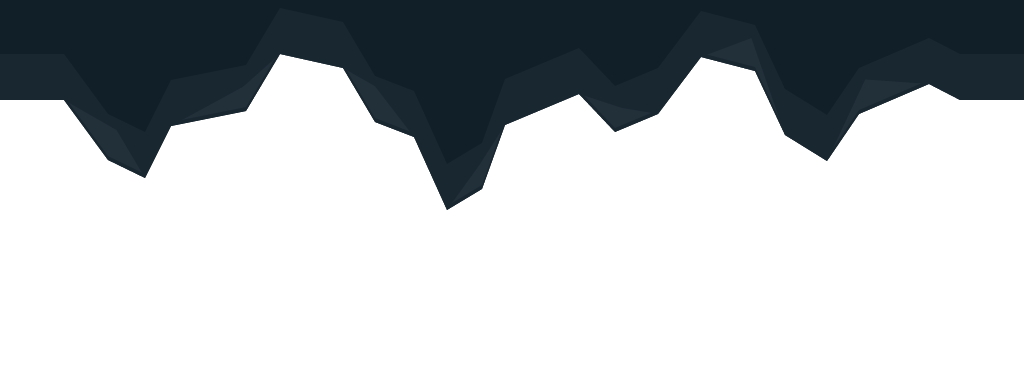
#> input picture assets/campaign/source/cave-backwall-far.png, 1024 x 384 px
$ python art_tiers.py ../assets/campaign/source/cave-backwall-far.png
#> lines starting #> are read from the running program, lines starting #| are printed output that depends on the picture; after the words box and inside, x2 and y2 are one past the last pixel; in counts of white or black regions, pixels touching at a corner belong together
### scripts/art_metrics.py
"""Visual-harness measures (audit F3, docs/ART_QUALITY_AUDIT.md §5.2 and §9.2).

A port of docs/art-audit/prototype/metrics.py as an importable module (that
file runs its whole analysis on import). These are copied verbatim, with the
same names, constants and resampling, and scripts/art-metrics-check.py checks
them against metrics.py's own definitions:

    lstar, luma, hsv, edge_density, frame_stats, gblur, axis_share, rescale,
    sobel_l, lab

These are metrics.py's inline steps made into functions over a game capture:

    mean_grad_flat   mean_grad_and_flat() on an image instead of a path
    wall_profile     the shaft wall probe (rows 2.5 and 4.5 of world x = 20)
    headlamp_axis    the headlamp core samples (metrics.py took them in the
                     cavern; the harness takes them on every shaft and
                     cavern frame)

and these are new:

    shaft_walls          where the wall probe goes on a game shaft: rows 3
                         and 1 above the rig, skipping a wall cell with ore
    ore_cells            the cells holding deposits or exposed ore

    overlay_edge_share   04-overlays.md §6.1: strong edges with and without
                         overlays
    cell_regions         unknown / known solid / known air / sky per device
                         pixel, from the exported campaign; the prototype read
                         its renderer's debug-regions masks instead
    region_stats         the §9.2 region rows built on cell_regions
    cave_air_mask        the natural-cave air mask for axis_share, from known
                         cells (the game draws cells as squares)
    panel_crop           a concept panel at its interior minus the HUD
    scoring_window       a game window cropped around the rig (§4.3)
    matched_window       a game window at the concept panels' tile scale

Needs Python 3 with Pillow and NumPy.
"""
import json
import os

import numpy as np
from PIL import Image, ImageFilter

REPO = os.path.normpath(os.path.join(os.path.dirname(os.path.abspath(__file__)), '..'))
ART_DIRECTION = os.path.join(REPO, 'docs', 'art-direction')

# metrics.py: HUD rectangles on a 1440x900@2 capture (device px).
CAPTURE_HUD = [(0, 0, 1080, 450), (2130, 0, 2880, 160), (2810, 600, 2880, 1400), (0, 1640, 470, 1800), (2600, 1640, 2880, 1800), (1180, 1540, 1700, 1800)]
# metrics.py's gradient box on a 2880x1800 capture: below the HUD row, above
# the toolbar, left of the depth rail.
GRADIENT_BOX = (0, 460, 2780, 1560)
# §4.4: the board shows about 15.7 tiles across a 693 px panel (tile about
# 44 px); the tall panels show about 5.6 across 246 px. One scale for all six.
CONCEPT_TILE = 693 / 15.7
# §9.1: concept crops stay at least 5 px inside the panel border.
CONCEPT_INSET = 5


# ---- verbatim from docs/art-audit/prototype/metrics.py ----------------------
# [5 lines left out: function lstar, not called in this run]


def luma(a):
    a = a.astype(float); return 0.2126 * a[..., 0] + 0.7152 * a[..., 1] + 0.0722 * a[..., 2]


# [29 lines left out: functions hsv, edge_density, frame_stats, not called in this run]


def gblur(x, r):
    return np.asarray(Image.fromarray(np.clip(x, 0, 255).astype(np.uint8)).filter(ImageFilter.GaussianBlur(r))).astype(float)


# [10 lines left out: function axis_share, not called in this run]


def rescale(a, s, resample=Image.LANCZOS):
    im = Image.fromarray(a); return np.asarray(im.resize((round(im.width * s), round(im.height * s)), resample))


# [5 lines left out: function sobel_l, not called in this run]


def lab(rgb):
    c = np.asarray(rgb, float) / 255; lin = np.where(c <= 0.04045, c / 12.92, ((c + 0.055) / 1.055) ** 2.4)
    M = np.array([[0.4124, 0.3576, 0.1805], [0.2126, 0.7152, 0.0722], [0.0193, 0.1192, 0.9505]]); xyz = lin @ M.T / np.array([0.9505, 1.0, 1.089])
    f = np.where(xyz > 216 / 24389, np.cbrt(xyz), (24389 / 27 * xyz + 16) / 116)
    return 116 * f[..., 1] - 16, 500 * (f[..., 0] - f[..., 1]), 200 * (f[..., 1] - f[..., 2])
# ---- end of the verbatim block ----------------------------------------------


def load_rgb(path):
    return np.asarray(Image.open(path).convert('RGB')).astype(np.int32)


# [146 lines left out: functions mean_grad_flat, shaft_walls, wall_profile, headlamp_axis, overlay_edge_share, campaign_world and 3 more, not called in this run]


def stat(v):
    return {'luma': round(float(v.mean()), 1), 'sd': round(float(v.std()), 1), 'n': int(v.size)} if v.size > 500 else None


# Fewer lit cells than this and "near the lamp" is the block under the tracks.
MIN_LIT_CELLS = 3


# [194 lines left out: functions region_stats, cave_air_mask, visual_air, visual_vs_collision, field_geometry, axis_share_excluding, not called in this run]


def panels():
    return json.load(open(os.path.join(ART_DIRECTION, 'd0-target-panels.json')))['panels']


# [44 lines left out: functions panel_crop, scoring_window, matched_window, not called in this run]


def crop_device(rgb, box, dpr):
    x0, y0, x1, y1 = (int(round(v * dpr)) for v in box)
    return rgb[y0:y1, x0:x1]


# ---- surface measures (art item A4; T7's acceptance) -------------------------
# T7: horizon L* 26-31; ridges >= 22 % of frame height; warm accents 1.5-4 %.
# 02-lighting.md §6.6 adds three ridge-layer L* values at least 4 apart and a
# crescent chroma >= 35. "Peaks at X % of frame height" is (ground line - peak
# top) / frame height, as 02-lighting.md §2.5 measured it (11 % in a02, about
# 31 % on the board).

# [56 lines left out: functions skyline_tops, gradient_sky, ridge_mask_from_sky, horizon_lstar, ridge_heights, not called in this run]

### scripts/art_tiers.py
"""Shading tiers per material zone (style guide §6.1, "Shading model": hero
props and generator art are checked structurally, at least 3 shading tiers
per material zone; audit §9.2 "hero props structural"). Two readings:

A. Structural, from an SVG source: every filled shape's fill, assigned to a
   material zone, and the zone's tiers are its distinct L* levels after
   merging fills within MERGE_L (the style guide holds targets within
   ±3 L*). A generator names zones with data-zone="..." on a group; without
   it, the LCh rule below assigns them. The outline inks are left out.
   visible_svg_tiers() pairs it with a render: a fill counts only if at
   least N flat pixels of its colour reach the screen (a facet under a
   contour, a seam or a sub-pixel strip adds no tier).
B. Pixels, from a rendered RGBA image: opaque, non-outline pixels in flat
   regions (every 3×3 neighbour within FLAT_DE), so anti-aliasing and
   gradients do not count; the zone's tiers are the clusters of its 1-L*
   histogram, split at gaps over MERGE_L, that hold at least MIN_SHARE of
   its flat pixels (a 1-px highlight does not make a tier). Zones come from
   masks the caller passes (best: each zone rendered alone), else the LCh
   rule.

LCh rule (the fallback): chromatic fills go to the nearest anchor hue; neutrals
(C* < 12) split by L* (>= 62 silver, else dark).

Lab is art_metrics.lab(), so values read as the §9 measures read them.

Usage: python3 scripts/art_tiers.py FILE.svg|FILE.png ...
"""
import os
import re
import sys

import numpy as np
from PIL import Image

sys.path.insert(0, os.path.dirname(os.path.abspath(__file__)))
import art_metrics as m  # noqa: E402

OUTLINES = {'#14232b', '#111e26', '#101820', '#0e151d'}
MERGE_L, FLAT_DE, MIN_SHARE = 3.0, 2.0, 0.03
ANCHORS = {'hull': '#f6e791', 'copper': '#d69d6e', 'glass': '#19404b'}


def hex_rgb(colour):
    colour = colour.lstrip('#')
    if len(colour) == 3:
        colour = ''.join(c * 2 for c in colour)
    return np.array([int(colour[i:i + 2], 16) for i in (0, 2, 4)], float)


def lch(rgb):
    L, a, b = m.lab(np.asarray(rgb, float))
    return np.asarray(L), np.hypot(a, b), (np.degrees(np.arctan2(b, a)) % 360)


ANCHOR_H = {k: float(lch(hex_rgb(v))[2]) for k, v in ANCHORS.items()}


# [64 lines left out: functions zone_of, tiers_from_levels, _zone_chunks, svg_tiers, not called in this run]


# ---------------------------------------------------------------- pixels
def lab_image(rgb):
    L, A, B = m.lab(rgb.reshape(-1, 3).astype(float))
    return np.stack([L, A, B], -1).reshape(rgb.shape)


def flat_mask(lab, tolerance=FLAT_DE):
    flat = np.ones(lab.shape[:2], bool)
    for dy in (-1, 0, 1):
        for dx in (-1, 0, 1):
            shifted = np.roll(np.roll(lab, dy, 0), dx, 1)
            flat &= np.sqrt(((lab - shifted) ** 2).sum(-1)) <= tolerance
    flat[[0, -1], :] = False
    flat[:, [0, -1]] = False
    return flat


def pixel_tiers(image, zones=None, min_share=MIN_SHARE, alpha_min=250, keep_outline=False):
    """{zone: {px, tiers}} for an RGBA image (path, PIL image or array).
    `zones` maps a zone name to a boolean mask; without it, the LCh rule
    assigns each flat pixel. `keep_outline` keeps dark neutral pixels (for
    zones that are dark by design, such as a socket's recess)."""
#> called with min_share = 0.03, alpha_min = 250, keep_outline = False
    if isinstance(image, str):
        image = Image.open(image)
#> image is the input picture: PIL image 1024x384 RGBA; mean R, G, B, A 6.2, 10.4, 13.4, 75.8
    px = np.asarray(image.convert('RGBA') if hasattr(image, 'convert') else image).astype(np.int32)
    rgb, alpha = px[..., :3], px[..., 3]
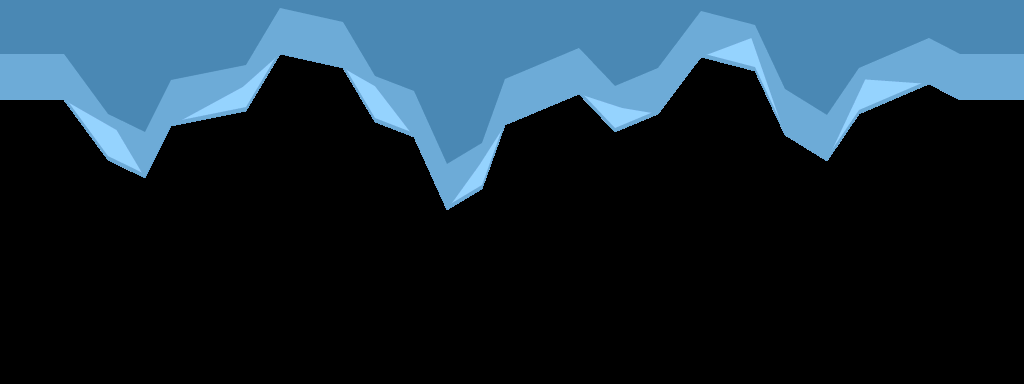
#> rgb: shape (384, 1024, 3) int32; mean R, G, B 6.2, 10.4, 13.4; drawn with min black and max white
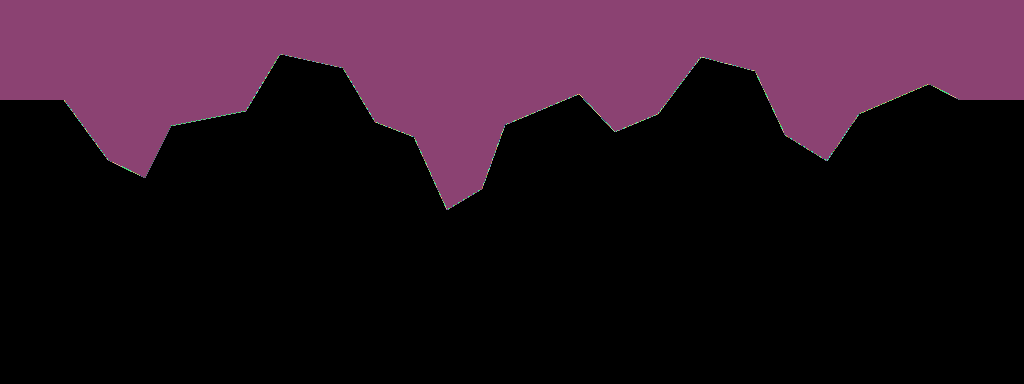
#> alpha: shape (384, 1024) int32; 17 distinct labels, from 0 to 255; one colour per label, 0 black
    lab = lab_image(rgb)
#> in lab_image, `return np.stack([L, A, B], -1).reshape(rgb.shape)`:
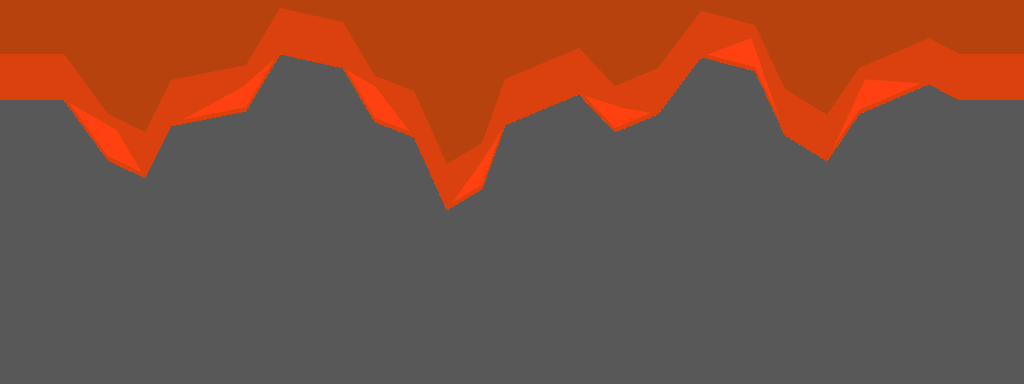
#> returned value: shape (384, 1024, 3) float64; mean of channels 0, 1, 2 3.82, -0.767, -2.54; drawn with min black and max white
    C = np.hypot(lab[..., 1], lab[..., 2])
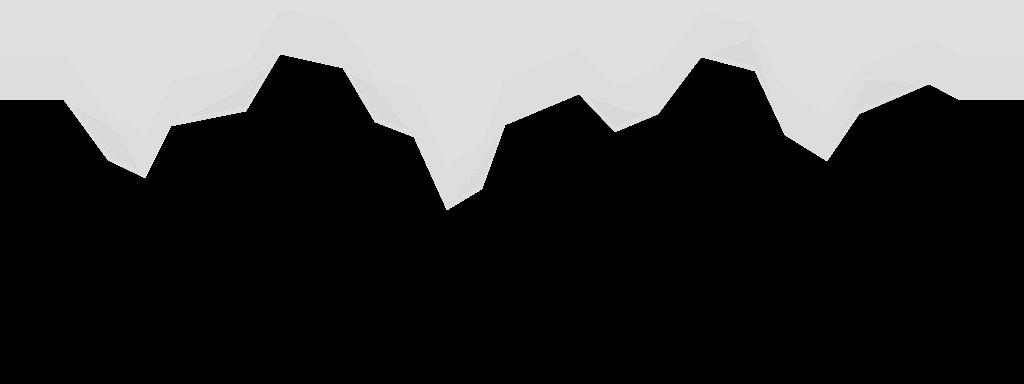
#> C: shape (384, 1024) float64; min 0, max 10.16, mean 2.66; drawn with min black and max white
    H = np.degrees(np.arctan2(lab[..., 2], lab[..., 1])) % 360
    keep = (alpha >= alpha_min) & flat_mask(lab)
#> after the loop in flat_mask, `for dy in (-1, 0, 1):`:
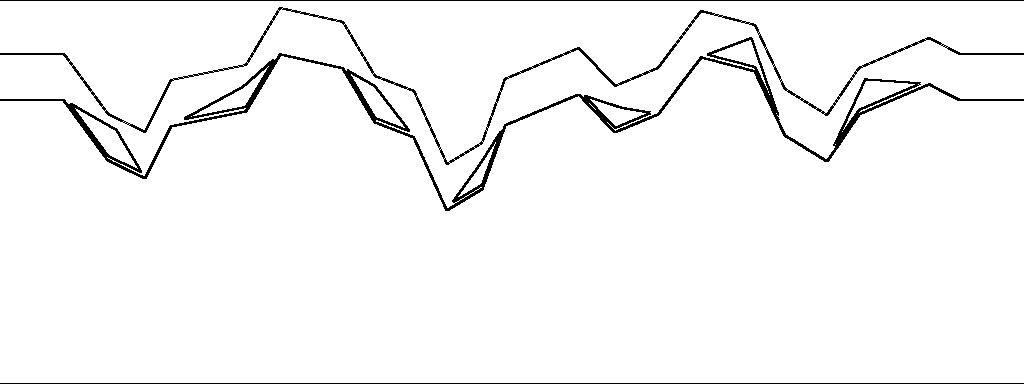
#> flat: shape (384, 1024) bool; 96.8% white; black in thin lines or dots
#> in flat_mask, `flat[:, [0, -1]] = False`:
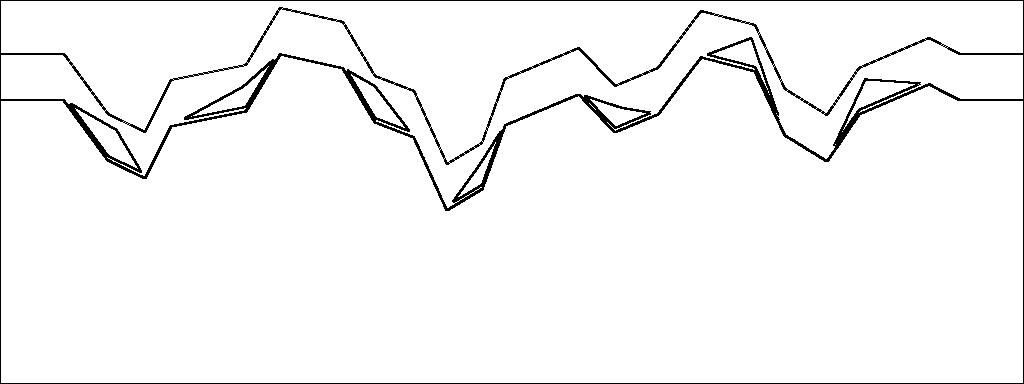
#> flat: shape (384, 1024) bool; 96.6% white; black in thin lines or dots
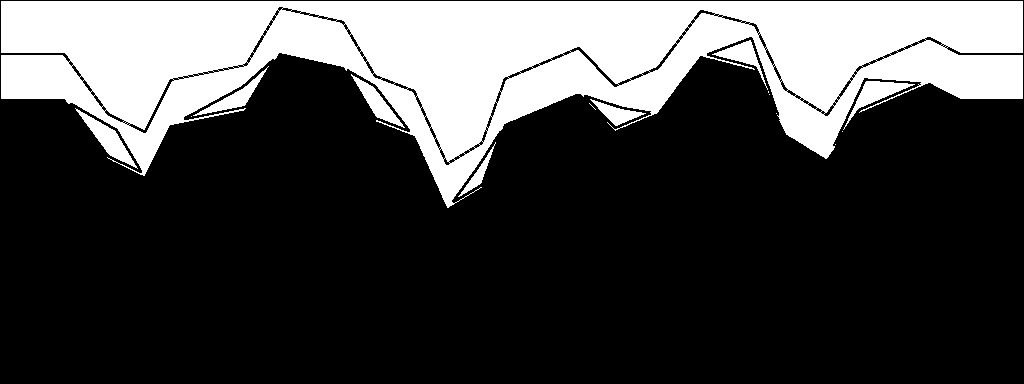
#> keep: shape (384, 1024) bool; 27.3% white; 15 white regions (7 under 20 px), largest, box (x1, y1, x2, y2) and area: (1, 1, 1023, 208) 102346, (75, 108, 138, 169) 966, (843, 81, 915, 130) 850
    if not keep_outline:
        keep &= ~((lab[..., 0] < 20) & (C < 12))
#> keep: shape (384, 1024) bool; every value is 0
    out = {}
    if zones is None:
        found = {}
        for y, x in zip(*np.nonzero(keep)):
            found.setdefault(zone_of(lab[y, x, 0], C[y, x], H[y, x]), []).append(lab[y, x, 0])
#> this loop made 0 passes
#> after the loop, found = 0 items
        items = found.items()
    else:
        items = ((name, lab[..., 0][keep & mask]) for name, mask in zones.items())
    for name, levels in items:
        levels = np.round(np.asarray(levels, float), 0)
        out[name] = {'px': int(len(levels)), 'tiers': tiers_from_levels(levels, min_share=min_share)}
#> after the loop, out = 0 items
    return out


# ---------------------------------------------------------------- honesty
# [41 lines left out: functions fill_pixels, visible_svg_tiers, not called in this run]


if __name__ == '__main__':
    for path in sys.argv[1:]:
        result = svg_tiers(path) if path.endswith('.svg') else pixel_tiers(path)
#> result = 0 items
        print(os.path.basename(path))
        for zone, record in sorted(result.items()):
            extra = f' fills={record["fills"]}' if 'fills' in record else f' px={record["px"]}'
            print(f'  {zone:8s} tiers={len(record["tiers"])} {record["tiers"]}{extra}')

$ run again, on assets/campaign/source/cave-boulder-2.png
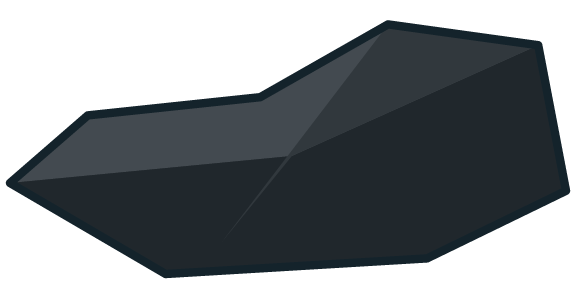
#> input picture assets/campaign/source/cave-boulder-2.png, 576 x 288 px
#> in pixel_tiers, image is the input picture: PIL image 576x288 RGBA; mean R, G, B, A 22.4, 27, 30.2, 147.2
#> alpha: shape (288, 576) int32; 29 distinct labels, from 0 to 255
#> after the loop in flat_mask, `for dy in (-1, 0, 1):`:
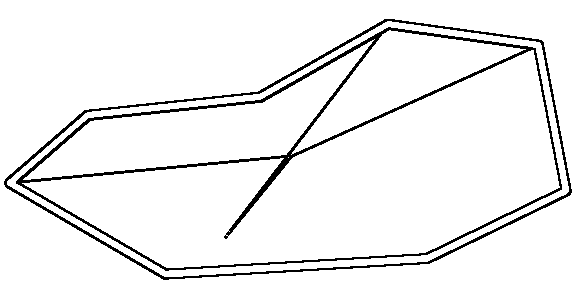
#> flat: shape (288, 576) bool; 94.2% white; black in thin lines or dots, all inside (x1, y1, x2, y2) = (4, 19, 572, 280)
#> in pixel_tiers, `keep &= ~((lab[..., 0] < 20) & (C < 12))`:
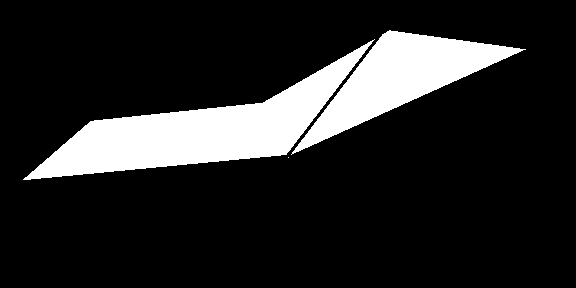
#> keep: shape (288, 576) bool; 15.1% white; 3 white regions (1 under 20 px), largest, box (x1, y1, x2, y2) and area: (23, 39, 375, 180) 15410, (291, 30, 526, 155) 9715
#> the loop in pixel_tiers, `for y, x in zip(*np.nonzero(keep)):` made 25126 passes
#> (y, x) on passes 1 to 3: (30, 389), (30, 390), (31, 387)
#> after the loop in pixel_tiers, `for y, x in zip(*np.nonzero(keep)):`: found = 1 item
#> the loop in pixel_tiers, `for name, levels in items:` made 1 pass
#> name on pass 1: 'dark'
#> the loop `for zone, record in sorted(result.items()):` made 1 pass
#> (zone, record, extra) on pass 1: ('dark', {'px': 25126, 'tiers': [(23, 0.387), (31, 0.613)]}, ' px=25126')
#> (printed output is left out)

$ run again, on assets/campaign/source/cave-crystal-floor-1-hc.png
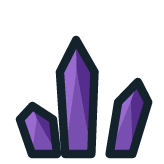
#> input picture assets/campaign/source/cave-crystal-floor-1-hc.png, 164 x 164 px
#> in pixel_tiers, image is the input picture: PIL image 164x164 RGBA; mean R, G, B, A 20.1, 17.2, 32.2, 81.2
#> alpha: shape (164, 164) int32; 32 distinct labels, from 0 to 255
#> in pixel_tiers, `keep &= ~((lab[..., 0] < 20) & (C < 12))`:
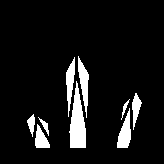
#> keep: shape (164, 164) bool; 8.4% white; 9 white regions, largest, box (x1, y1, x2, y2) and area: (69, 81, 86, 148) 704, (78, 56, 89, 118) 325, (117, 108, 131, 148) 322
#> the loop in pixel_tiers, `for y, x in zip(*np.nonzero(keep)):` made 2247 passes
#> (y, x) on passes 1 to 3: (56, 78), (57, 74), (57, 78)
#> after the loop in pixel_tiers, `for y, x in zip(*np.nonzero(keep)):`: found = 1 item
#> the loop in pixel_tiers, `for name, levels in items:` made 1 pass
#> name on pass 1: 'glass'
#> the loop `for zone, record in sorted(result.items()):` made 1 pass
#> (zone, extra) on pass 1: ('glass', ' px=2247')
#> (printed output is left out)
